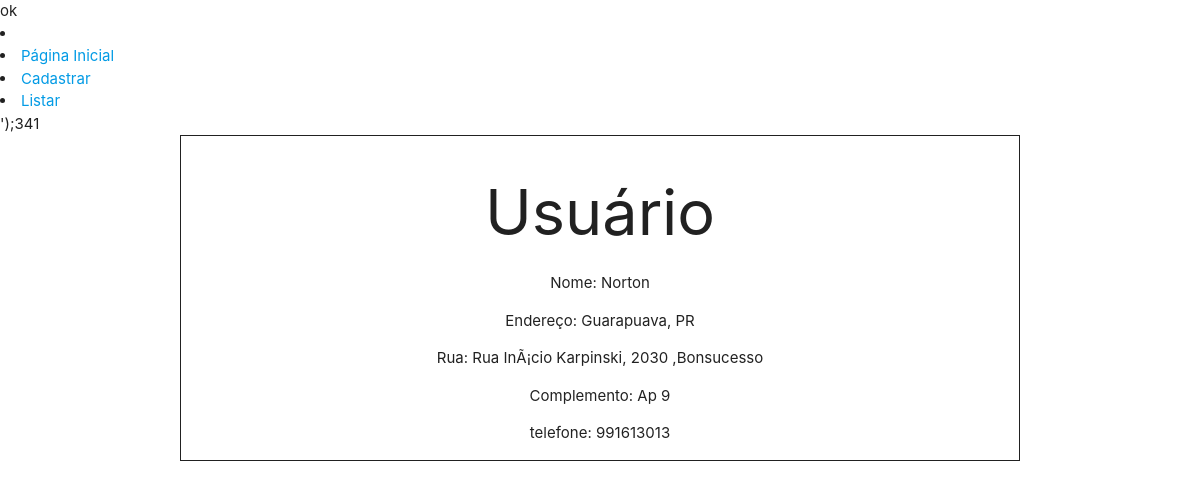
The app's page /view/user/show.php?id=24 with its own data.
### tables this page shows
CREATE TABLE `PERSON` (
  `ID` int(11) NOT NULL AUTO_INCREMENT,
  `USERNAME` varchar(255) NOT NULL,
  `CEP` varchar(9) NOT NULL,
  `ADDRESS_STATE` varchar(255) NOT NULL,
  `CITY` varchar(255) NOT NULL,
  `DISTRICT` varchar(255) NOT NULL,
  `STREET` varchar(255) NOT NULL,
  `ADDRESS_NUMBER` varchar(8) NOT NULL,
  `COMPLEMENT` varchar(255) DEFAULT NULL,
  PRIMARY KEY (`ID`)
);

CREATE TABLE `PHONES` (
  `ID` int(11) NOT NULL AUTO_INCREMENT,
  `PERSON_ID` int(11) NOT NULL,
  `PHONE_NUMBER` varchar(15) NOT NULL,
  PRIMARY KEY (`ID`),
  KEY `PERSON_ID` (`PERSON_ID`),
  CONSTRAINT `PHONES_ibfk_1` FOREIGN KEY (`PERSON_ID`) REFERENCES `PERSON` (`ID`)
);

### sql/show.php (called while the page is built, shortened)
<?php
include_once("conect.php");
$id = '';
if(!empty($_GET['id'])){
$id = $_GET['id'];
}
$query = "SELECT * FROM PERSON WHERE ID = '$id'";
$result = mysqli_query($dbConn, $query);
$person = mysqli_fetch_array($result);
$query = "SELECT * FROM PHONES WHERE PERSON_ID = '$id'";
$result = mysqli_query($dbConn, $query);
while($row = mysqli_fetch_array($result)){
    $phones[] = $row;
}
?>

### view/user/show.php (the view, shortened to what this page needs)
<?php
    include("../../sql/show.php");
?>
<html>
<head>
    <link rel="stylesheet" href="https://cdnjs.cloudflare.com/ajax/libs/materialize/1.0.0/css/materialize.min.css">
    <link rel="stylesheet" href="../../public/css/show.css">
</head>
<body>
<?= readfile("../sidebar.php") ?>
<div class="row container border-box center">
  <h1 class="center">Usuário</h1>
    <p> Nome: <?= $person["USERNAME"] ?> </p>
    <p> Endereço: <?= $person["CITY"] ?>, <?= $person["ADDRESS_STATE"] ?> </p>
    <p> Rua: <?= $person["STREET"] ?>, <?= $person["ADDRESS_NUMBER"] ?> ,<?= $person["DISTRICT"] ?> </p>
    Complemento: <?= $person["COMPLEMENT"] ?>
    <?php foreach($phones as $phone){ ?>
        <p>telefone: <?= $phone["PHONE_NUMBER"] ?></p>
    <?php } ?>
</div>
</body>
</html>

### public/css/show.css (style rules this page uses)
.border-box { border: solid 1px; }

### records on screen
person: USERNAME "Norton", CITY "Guarapuava", ADDRESS_STATE "PR", STREET "Rua InÃ¡cio Karpinski", ADDRESS_NUMBER "2030", DISTRICT "Bonsucesso", COMPLEMENT "Ap 9"
phones: PHONE_NUMBER "991613013"

### other values on screen
readfile("../sidebar.php") "Página Inicial Cadastrar Listar ');341"
